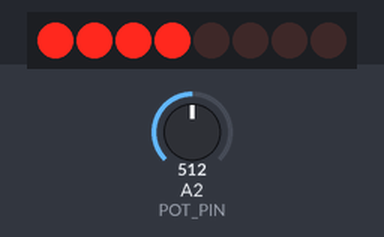
A sketch run on a simulated Arduino Uno, built with avr-gcc and run on an emulated ATmega328P. Shown: 8 shift-register outputs drawn as a row of LEDs (first output left, lit = HIGH). Wiring (inferred from the names in the program): shift register (74HC595): data pin 2; shift clock pin 3; latch pin 0; OE pin 1. Wiring (inferred from the signals the program sends): row of LEDs: on Q0, Q1, Q2, Q3, Q4, Q5, Q6, Q7. The inputs (shaded band) are chosen by the test bench; at power-on: A2 (POT_PIN) = 512.

Above: at 1.2 s.
1.3 s: A2 (POT_PIN) set to 716
At 2.2 s:
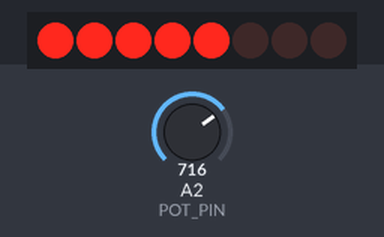
2.8 s: A2 (POT_PIN) set to 900
At 3.2 s:
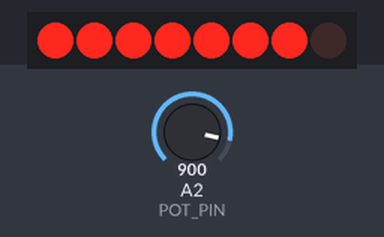
4.3 s: A2 (POT_PIN) set to 1023
At 5.5 s:
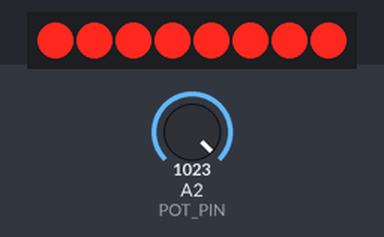
5.8 s: A2 (POT_PIN) set to 511
At 6.5 s:
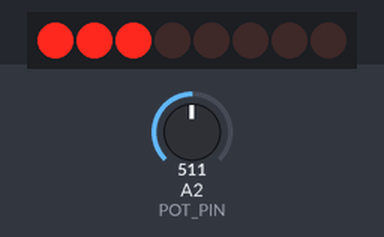
7.3 s: A2 (POT_PIN) set to 306
At 7.6 s:
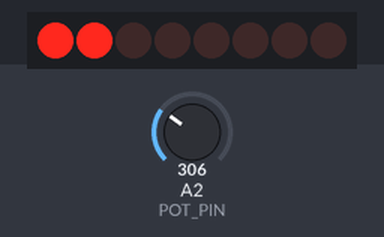
8.8 s: A2 (POT_PIN) set to 122
At 9.8 s:
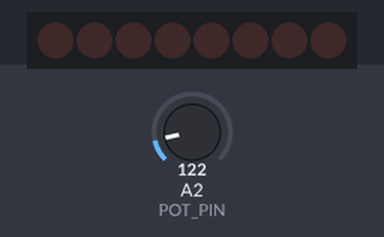
Timing chart, 0 to 11.3 s (numbered marks = the images above; inputs shaded):
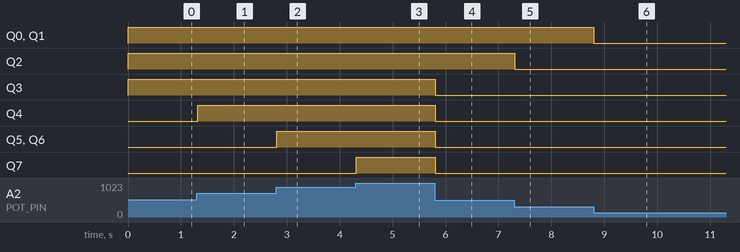

The sketch:

CMPE_3990_Lab1.ino
```cpp
#define POT_PIN A2
#define DATA_PIN 2
#define CLOCK_PIN 3
#define LATCH_PIN 0
#define OE_PIN 1

void setup() {
  // put your setup code here, to run once:
  pinMode(POT_PIN, INPUT);
  pinMode(DATA_PIN, OUTPUT);
  pinMode(CLOCK_PIN, OUTPUT);
  pinMode(LATCH_PIN, OUTPUT);
  pinMode(OE_PIN, OUTPUT);
}

void loop() {
  // put your main code here, to run repeatedly:
  uint16_t pot_in = analogRead(POT_PIN);
  uint8_t level = (8*pot_in)/1023;
  uint8_t out = (uint8_t)((1u << level) - 1);

  digitalWrite(LATCH_PIN, LOW);
  shiftOut(DATA_PIN, CLOCK_PIN, MSBFIRST, out);
  digitalWrite(LATCH_PIN, HIGH);

  delay(20);
}
```

Measured:
- after the input at 1.3 s, Q4: LOW → HIGH at once
- after the input at 2.8 s, Q5, Q6: LOW → HIGH at once
- after the input at 4.3 s, Q7: LOW → HIGH at once
- after the input at 5.8 s, Q3–7: HIGH → LOW at once
- after the input at 7.3 s, Q2: HIGH → LOW at once
- after the input at 8.8 s, Q0, Q1: HIGH → LOW at once
